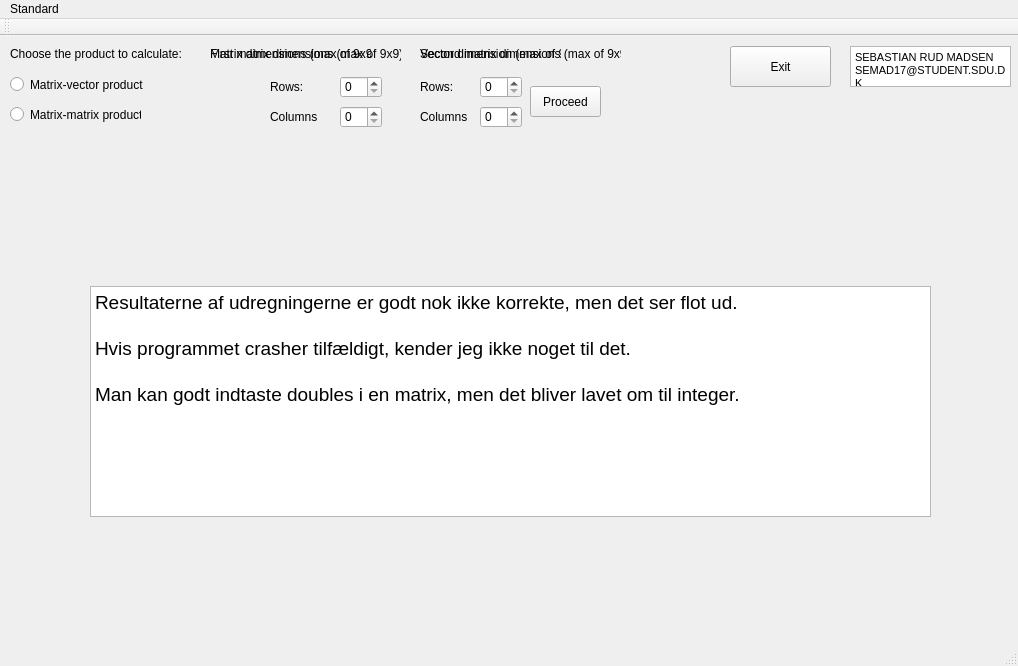
<?xml version="1.0" encoding="UTF-8"?>
<ui version="4.0">
 <class>MainWindow</class>
 <widget class="QMainWindow" name="MainWindow">
  <property name="geometry">
   <rect>
    <x>0</x>
    <y>0</y>
    <width>1018</width>
    <height>666</height>
   </rect>
  </property>
  <property name="windowTitle">
   <string>MainWindow</string>
  </property>
  <widget class="QWidget" name="centralWidget">
   <widget class="QTextBrowser" name="studentText">
    <property name="geometry">
     <rect>
      <x>850</x>
      <y>10</y>
      <width>161</width>
      <height>41</height>
     </rect>
    </property>
    <property name="verticalScrollBarPolicy">
     <enum>Qt::ScrollBarAlwaysOff</enum>
    </property>
    <property name="horizontalScrollBarPolicy">
     <enum>Qt::ScrollBarAlwaysOff</enum>
    </property>
    <property name="html">
     <string>&lt;!DOCTYPE HTML PUBLIC &quot;-//W3C//DTD HTML 4.0//EN&quot; &quot;http://www.w3.org/TR/REC-html40/strict.dtd&quot;&gt;
&lt;html&gt;&lt;head&gt;&lt;meta name=&quot;qrichtext&quot; content=&quot;1&quot; /&gt;&lt;style type=&quot;text/css&quot;&gt;
p, li { white-space: pre-wrap; }
&lt;/style&gt;&lt;/head&gt;&lt;body style=&quot; font-family:'MS Shell Dlg 2'; font-size:8.25pt; font-weight:400; font-style:normal;&quot;&gt;
&lt;p style=&quot; margin-top:0px; margin-bottom:0px; margin-left:0px; margin-right:0px; -qt-block-indent:0; text-indent:0px;&quot;&gt;SEBASTIAN RUD MADSEN&lt;/p&gt;
&lt;p style=&quot; margin-top:0px; margin-bottom:0px; margin-left:0px; margin-right:0px; -qt-block-indent:0; text-indent:0px;&quot;&gt;SEMAD17@STUDENT.SDU.DK&lt;/p&gt;&lt;/body&gt;&lt;/html&gt;</string>
    </property>
   </widget>
   <widget class="QPushButton" name="exitButton">
    <property name="geometry">
     <rect>
      <x>730</x>
      <y>10</y>
      <width>101</width>
      <height>41</height>
     </rect>
    </property>
    <property name="text">
     <string>Exit</string>
    </property>
   </widget>
   <widget class="QRadioButton" name="matrixvectorRadio">
    <property name="geometry">
     <rect>
      <x>10</x>
      <y>40</y>
      <width>141</width>
      <height>17</height>
     </rect>
    </property>
    <property name="text">
     <string>Matrix-vector product</string>
    </property>
   </widget>
   <widget class="QRadioButton" name="matrixmatrixRadio">
    <property name="geometry">
     <rect>
      <x>10</x>
      <y>70</y>
      <width>131</width>
      <height>17</height>
     </rect>
    </property>
    <property name="text">
     <string>Matrix-matrix product</string>
    </property>
   </widget>
   <widget class="QLabel" name="calcLabel">
    <property name="geometry">
     <rect>
      <x>10</x>
      <y>10</y>
      <width>181</width>
      <height>16</height>
     </rect>
    </property>
    <property name="text">
     <string>Choose the product to calculate:</string>
    </property>
   </widget>
   <widget class="QLabel" name="matrixLabel">
    <property name="geometry">
     <rect>
      <x>210</x>
      <y>10</y>
      <width>161</width>
      <height>16</height>
     </rect>
    </property>
    <property name="text">
     <string>Matrix dimensions (max of 9x9):</string>
    </property>
   </widget>
   <widget class="QLabel" name="vectorLabel">
    <property name="geometry">
     <rect>
      <x>420</x>
      <y>10</y>
      <width>141</width>
      <height>16</height>
     </rect>
    </property>
    <property name="text">
     <string>Vector dimension (max of 9):</string>
    </property>
   </widget>
   <widget class="QLabel" name="secmatrixLabel">
    <property name="geometry">
     <rect>
      <x>420</x>
      <y>10</y>
      <width>201</width>
      <height>16</height>
     </rect>
    </property>
    <property name="text">
     <string>Second matrix dimensions (max of 9x9):</string>
    </property>
   </widget>
   <widget class="QLabel" name="firstmatrixLabel">
    <property name="geometry">
     <rect>
      <x>210</x>
      <y>10</y>
      <width>191</width>
      <height>16</height>
     </rect>
    </property>
    <property name="text">
     <string>First matrix dimensions (max of 9x9):</string>
    </property>
   </widget>
   <widget class="QSpinBox" name="firstmatRowSpin">
    <property name="geometry">
     <rect>
      <x>340</x>
      <y>40</y>
      <width>42</width>
      <height>22</height>
     </rect>
    </property>
    <property name="maximum">
     <number>9</number>
    </property>
   </widget>
   <widget class="QSpinBox" name="firstmatColsSpin">
    <property name="geometry">
     <rect>
      <x>340</x>
      <y>70</y>
      <width>42</width>
      <height>22</height>
     </rect>
    </property>
    <property name="maximum">
     <number>9</number>
    </property>
   </widget>
   <widget class="QSpinBox" name="secmatRowsSpin">
    <property name="geometry">
     <rect>
      <x>480</x>
      <y>40</y>
      <width>42</width>
      <height>22</height>
     </rect>
    </property>
    <property name="maximum">
     <number>9</number>
    </property>
   </widget>
   <widget class="QSpinBox" name="secmatColsSpin">
    <property name="geometry">
     <rect>
      <x>480</x>
      <y>70</y>
      <width>42</width>
      <height>22</height>
     </rect>
    </property>
    <property name="maximum">
     <number>9</number>
    </property>
   </widget>
   <widget class="QLabel" name="firstmatRows">
    <property name="geometry">
     <rect>
      <x>270</x>
      <y>40</y>
      <width>47</width>
      <height>21</height>
     </rect>
    </property>
    <property name="text">
     <string>Rows:</string>
    </property>
   </widget>
   <widget class="QLabel" name="firstmatCols">
    <property name="geometry">
     <rect>
      <x>270</x>
      <y>70</y>
      <width>47</width>
      <height>21</height>
     </rect>
    </property>
    <property name="text">
     <string>Columns:</string>
    </property>
   </widget>
   <widget class="QLabel" name="secmatRows">
    <property name="geometry">
     <rect>
      <x>420</x>
      <y>40</y>
      <width>47</width>
      <height>21</height>
     </rect>
    </property>
    <property name="text">
     <string>Rows:</string>
    </property>
   </widget>
   <widget class="QLabel" name="secmatCols">
    <property name="geometry">
     <rect>
      <x>420</x>
      <y>70</y>
      <width>47</width>
      <height>21</height>
     </rect>
    </property>
    <property name="text">
     <string>Columns:</string>
    </property>
   </widget>
   <widget class="QPushButton" name="firstmatButton">
    <property name="geometry">
     <rect>
      <x>530</x>
      <y>50</y>
      <width>71</width>
      <height>31</height>
     </rect>
    </property>
    <property name="text">
     <string>Proceed</string>
    </property>
   </widget>
   <widget class="QTextBrowser" name="textBrowser_2">
    <property name="geometry">
     <rect>
      <x>90</x>
      <y>250</y>
      <width>841</width>
      <height>231</height>
     </rect>
    </property>
    <property name="html">
     <string>&lt;!DOCTYPE HTML PUBLIC &quot;-//W3C//DTD HTML 4.0//EN&quot; &quot;http://www.w3.org/TR/REC-html40/strict.dtd&quot;&gt;
&lt;html&gt;&lt;head&gt;&lt;meta name=&quot;qrichtext&quot; content=&quot;1&quot; /&gt;&lt;style type=&quot;text/css&quot;&gt;
p, li { white-space: pre-wrap; }
&lt;/style&gt;&lt;/head&gt;&lt;body style=&quot; font-family:'MS Shell Dlg 2'; font-size:8.25pt; font-weight:400; font-style:normal;&quot;&gt;
&lt;p style=&quot; margin-top:0px; margin-bottom:0px; margin-left:0px; margin-right:0px; -qt-block-indent:0; text-indent:0px;&quot;&gt;&lt;span style=&quot; font-size:14pt;&quot;&gt;Resultaterne af udregningerne er godt nok ikke korrekte, men det ser flot ud.&lt;/span&gt;&lt;/p&gt;
&lt;p style=&quot;-qt-paragraph-type:empty; margin-top:0px; margin-bottom:0px; margin-left:0px; margin-right:0px; -qt-block-indent:0; text-indent:0px; font-size:14pt;&quot;&gt;&lt;br /&gt;&lt;/p&gt;
&lt;p style=&quot; margin-top:0px; margin-bottom:0px; margin-left:0px; margin-right:0px; -qt-block-indent:0; text-indent:0px;&quot;&gt;&lt;span style=&quot; font-size:14pt;&quot;&gt;Hvis programmet crasher tilfældigt, kender jeg ikke noget til det.&lt;/span&gt;&lt;/p&gt;
&lt;p style=&quot;-qt-paragraph-type:empty; margin-top:0px; margin-bottom:0px; margin-left:0px; margin-right:0px; -qt-block-indent:0; text-indent:0px; font-size:14pt;&quot;&gt;&lt;br /&gt;&lt;/p&gt;
&lt;p style=&quot; margin-top:0px; margin-bottom:0px; margin-left:0px; margin-right:0px; -qt-block-indent:0; text-indent:0px;&quot;&gt;&lt;span style=&quot; font-size:14pt;&quot;&gt;Man kan godt indtaste doubles i en matrix, men det bliver lavet om til integer.&lt;/span&gt;&lt;/p&gt;&lt;/body&gt;&lt;/html&gt;</string>
    </property>
   </widget>
  </widget>
  <widget class="QMenuBar" name="menuBar">
   <property name="geometry">
    <rect>
     <x>0</x>
     <y>0</y>
     <width>1018</width>
     <height>21</height>
    </rect>
   </property>
   <widget class="QMenu" name="menuStandard">
    <property name="title">
     <string>Standard</string>
    </property>
   </widget>
   <addaction name="menuStandard"/>
  </widget>
  <widget class="QToolBar" name="mainToolBar">
   <attribute name="toolBarArea">
    <enum>TopToolBarArea</enum>
   </attribute>
   <attribute name="toolBarBreak">
    <bool>false</bool>
   </attribute>
  </widget>
  <widget class="QStatusBar" name="statusBar"/>
 </widget>
 <layoutdefault spacing="6" margin="11"/>
 <tabstops>
  <tabstop>matrixvectorRadio</tabstop>
  <tabstop>matrixmatrixRadio</tabstop>
  <tabstop>firstmatRowSpin</tabstop>
  <tabstop>firstmatColsSpin</tabstop>
  <tabstop>firstmatButton</tabstop>
  <tabstop>secmatRowsSpin</tabstop>
  <tabstop>secmatColsSpin</tabstop>
  <tabstop>exitButton</tabstop>
  <tabstop>studentText</tabstop>
 </tabstops>
 <resources/>
 <connections/>
</ui>
